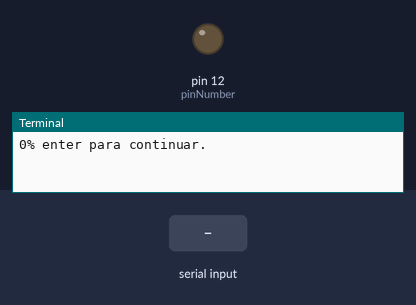
Simulated run of this program. Board: Raspberry Pi (header pin numbers). Parts: output pins drawn as LEDs (lit = HIGH), the last lines printed to the terminal. Dashed ring = blinking. The test bench sets the inputs (shaded band).

Above: at 1.2 s.
1.3 s: "1" typed at the terminal
At 2.1 s:
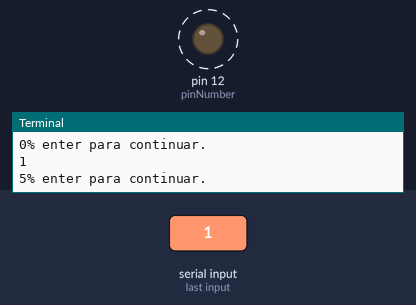
Timing chart, 0 to 10.3 s (numbered marks = the images above; inputs shaded):
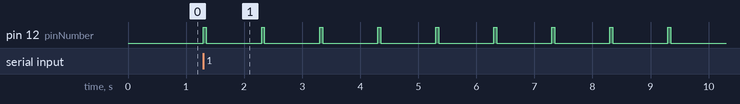

The program:

gpiotest.py
```python
#!/usr/bin/python
#coding: latin-1

import RPi.GPIO as GPIO

# Selecciona numeración de pines
# BCM es nro de gpio
# BOARD es nro de pin (indicado en placa)

pinNumber = 12

GPIO.cleanup()
GPIO.setmode(GPIO.BOARD)
GPIO.setup(pinNumber, GPIO.OUT) #configura como salida
#GPIO.output(pinNumber, False) 	#manejo individual

p = GPIO.PWM(pinNumber, 1) #configura pwm en pin, freq=1Hz


for i in range(0,100,5): # aumenta de a 5
    p.start(i)
    s = raw_input(str(i)+"% enter para continuar.")

print "fin"
s = raw_input("enter para salir")
GPIO.cleanup()
```

Measured:
- after the input at 1.3 s, pin 12 (pinNumber): alternates HIGH for 0.05 s and LOW for 0.95 s, starting at once
